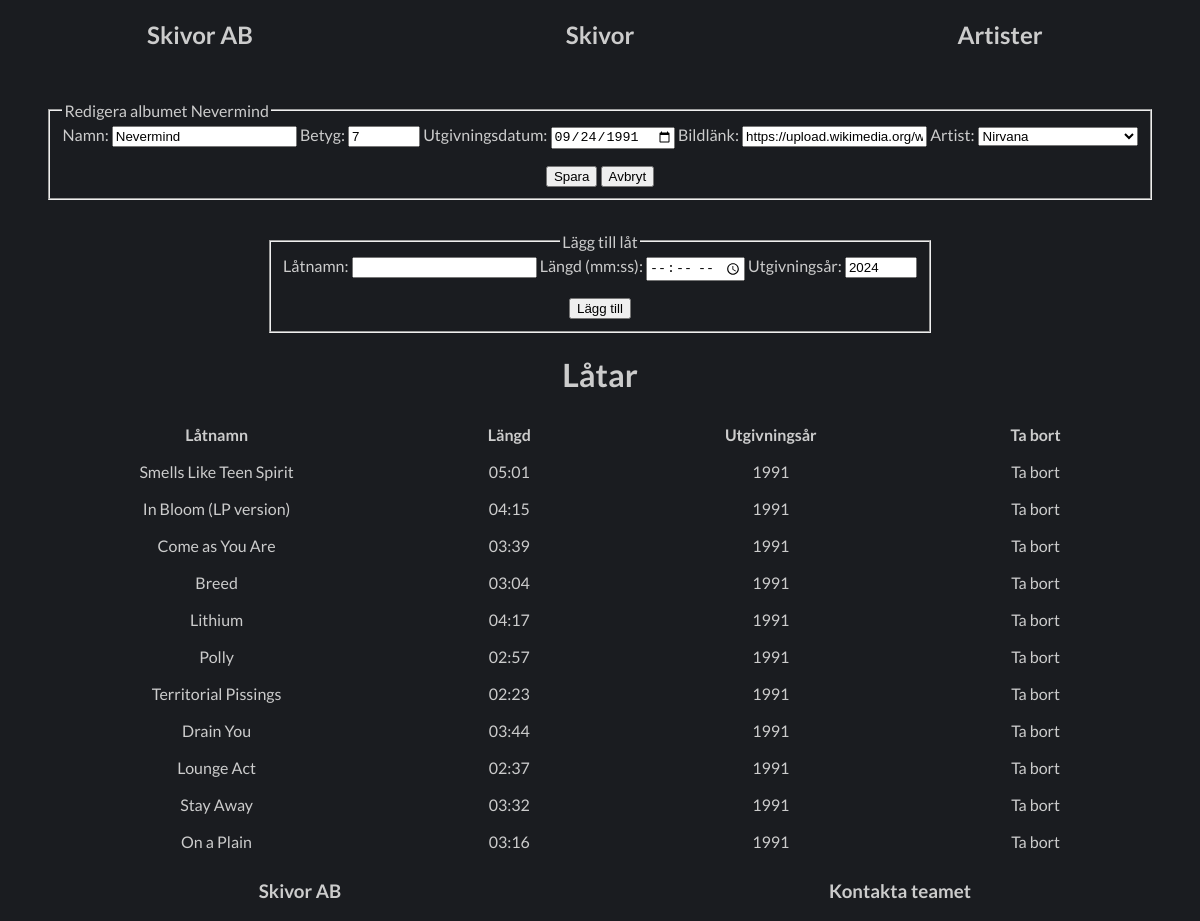
The page /change.php?action=modify&item=albums&id=2 on the database as committed earlier.
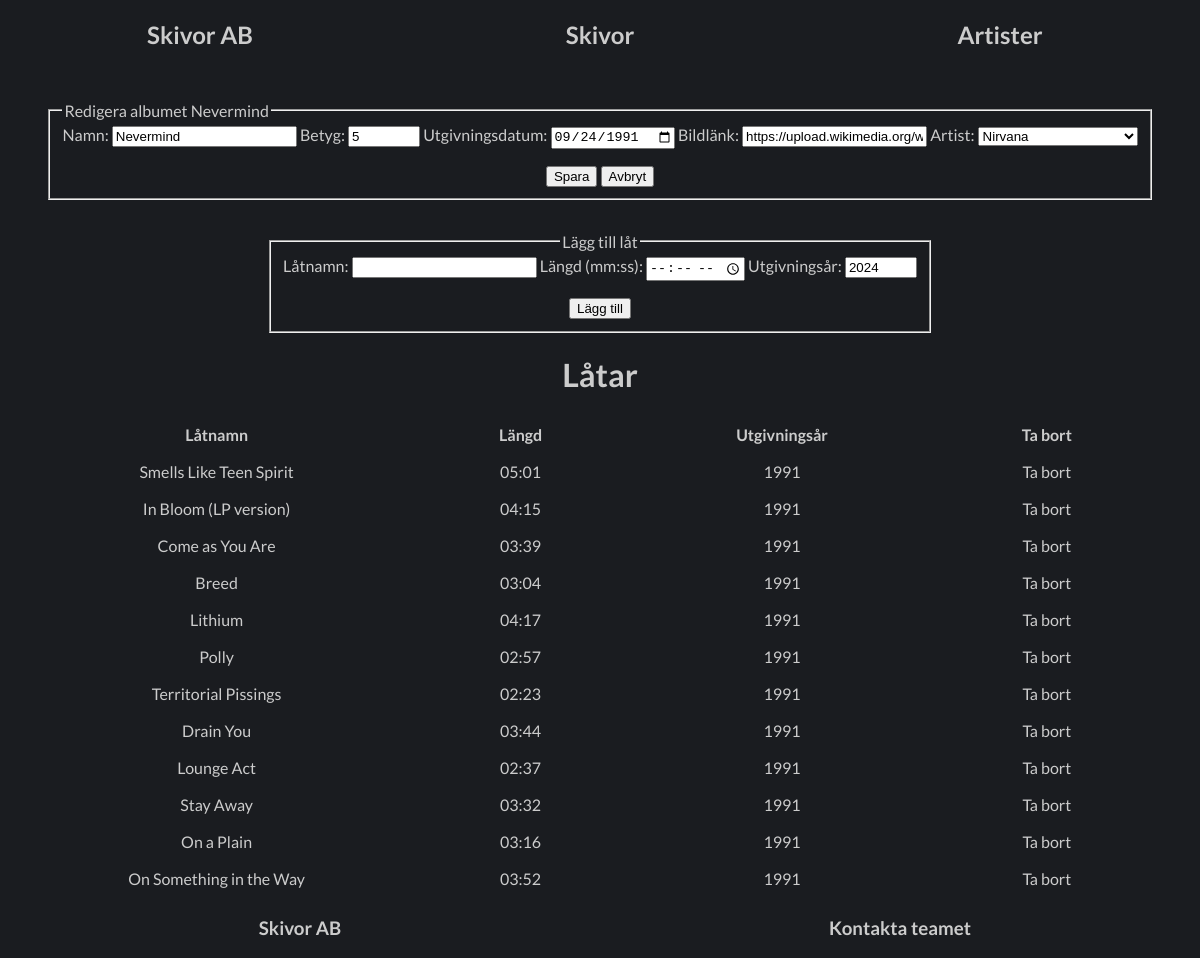
The same page on the database as committed later.
### tables this page shows
CREATE TABLE IF NOT EXISTS `albums` (
  `id` int(11) NOT NULL AUTO_INCREMENT,
  `artist_id` int(11) NOT NULL DEFAULT 0,
  `name` varchar(50) NOT NULL DEFAULT '0',
  `rating` tinyint(5) NOT NULL DEFAULT 0,
  `release_date` date NOT NULL,
  `img` varchar(100) DEFAULT NULL,
  `import_date` datetime NOT NULL DEFAULT current_timestamp(),
  PRIMARY KEY (`id`)
);

CREATE TABLE IF NOT EXISTS `songs` (
  `id` int(11) NOT NULL AUTO_INCREMENT,
  `album_id` int(11) NOT NULL DEFAULT 0,
  `artist_id` int(11) NOT NULL DEFAULT 0,
  `name` varchar(50) NOT NULL DEFAULT '0',
  `duration` time NOT NULL DEFAULT '00:00:00',
  `release_year` year(4) NOT NULL,
  PRIMARY KEY (`id`)
);

### change.php (called while the page is built)
<?php
include_once("modules/navbar.php");
require_once "functions/functions.php";
if ($_GET) {
  if ($_GET["action"] == "delete") {
    include_once("modules/delete.php");
  } elseif ($_GET["action"] == "modify") {
    include_once("modules/modify.php");
  } else {
    echo "Aja baja, ändra inte i länken tack!";
    sleep(5);
    header("location:index.php");
  }
}
include_once("modules/footer.php");
?>

### functions/functions.php (called while the page is built, shortened)
<?php
function sanitize(array $getOrPost): array
{
  return array_map('strip_tags', $getOrPost);
}
function getData(string $sql, array $args = NULL): array
{
  try {
    $pdo = connectToDb();
  } catch (PDOException $e) {
    die("Fel: " . $e->getMessage());
  }
  $stmt = $pdo->prepare($sql);
  $stmt->execute($args);
  $res = $stmt->fetchAll();
  return $res;
}
function getSongs(int $id, string $item = "albums"): array
{
  $foreignKey = rtrim($item, 's') . "_id";
  $sql = "SELECT id, name, duration, release_year FROM songs WHERE " . $foreignKey . " = :id";
  $args = ["id" => $id];
  return getData($sql, $args);
}

### modules/modifyAlbum.php (the view, shortened to what this page needs)
<div class="edit_album_content">
  <div class="form_wrapper">
    <form action="" method="post">
      <fieldset class="editing">
        <legend>
          Redigera albumet <?php echo $result["name"]; ?>
        </legend>
        <div class="values">
          <label for="name">Namn:</label>
          <input type="text" name="name" id="name" value="<?php echo $result["name"]; ?>" required>
          <label for="rating">Betyg:</label>
          <input type="number" name="rating" id="rating" max="10" min="1" step="0.1" value="<?php echo $result["rating"]; ?>" required>
          <label for="release_date">Utgivningsdatum:</label>
          <input type="date" name="release_date" id="release_date" value="<?php echo $result["release_date"]; ?>" required>
          <label for="img">Bildlänk:</label>
          <input type="url" name="img" id="img" value="<?php echo $result["img"]; ?>">
          <label for="artist_id">Artist:</label>
          <select name="artist_id" id="artist_id" required>
            <?php
            foreach ($artists as $artist) {
              if ($artist["id"] == $result["artist_id"]) {
                echo "<option selected value=" . $artist["id"] . ">" . $artist["name"] . "</option>";
              } else {
                echo "<option value=" . $artist["id"] . ">" . $artist["name"] . "</option>";
              }
            }
            ?>
          </select>
        </div>
        <div class="answers">
          <input type="submit" name="answer" value="Spara">
          <input type="submit" name="answer" value="Avbryt">
        </div>
      </fieldset>
    </form>
  </div>
  <div class="songs_wrapper info">
    <form action="" method="post">
      <fieldset class="editing">
        <legend>Lägg till låt</legend>
        <div class="values">
          <label for="name">Låtnamn:</label>
          <input type="text" name="name" id="name" required>
          <label for="duration">Längd (mm:ss):</label>
          <input type="time" name="duration" id="duration" min="00:01" required>
          <label for="release_year">Utgivningsår:</label>
          <input type="number" min="1901" max="<?php echo date("Y"); ?>" step="1" value="<?php echo date("Y"); ?>" maxlength="4" name="release_year" required>
        </div>
        <div class="answers">
          <button type="submit" name="answer" value="Lägg till">Lägg till</button>
        </div>
      </fieldset>
    </form>
    <h1>Låtar</h1>
    <table>
      <tr>
        <th>Låtnamn</th>
        <th>Längd</th>
        <th>Utgivningsår</th>
        <th>Ta bort</th>
      </tr>
      <?php
      $songs = getSongs($result["id"]);
      if (count($songs) > 0) {
        foreach ($songs as $song) {
          echo "<tr>";
          echo "<td>" . $song["name"] . "</td>";
          echo "<td>" . substr($song["duration"], 3) . "</td>";
          echo "<td>" . $song["release_year"] . "</td>";
          echo "<td><a href='change.php?action=delete&item=songs&id=" . $song["id"] . "&album=" . $result["id"] . "'>Ta bort</a></td>";
          echo "</tr>";
        }
      } else {
        echo "<tr>";
        for ($i = 0; $i < 4; $i++) {
          echo "<td>Albumet är tomt!!</td>";
        }
        echo "</tr>";
      }
      ?>
    </table>
  </div>
</div>

### modules/navbar.php (shortened to what this page needs)
<!DOCTYPE html>
<html lang="en">
<head>
  <link rel="stylesheet" href="style.css">
</head>
<body>
  <nav>
    <?php
    require_once __DIR__ . "/../functions/functions.php";
    $pages = array(
      "Skivor AB" => "index.php",
      "Skivor" => "albums.php",
      "Artister" => "artists.php"
    );
    $active = basename($_SERVER['PHP_SELF']);
    foreach ($pages as $titel => $url) {
      if ($active === $url) {
        echo "<a href=" . $url . " class='active_nav'><h1>" . $titel . "</h1></a>";
      } else {
        echo "<a href=" . $url . "><h1>" . $titel . "</h1></a>";
      }
    }
    ?>
  </nav>

### modules/modify.php (shortened to what this page needs)
<?php
if ($_GET) {
  try {
    $safeGet = sanitize($_GET);
    $sql = "SELECT * from " . $safeGet["item"] . " WHERE id = :id";
    $arg = ["id" => $safeGet["id"]];
    $result = getData($sql, $arg)[0];
    if ($safeGet["item"] == "albums") {
      $sql = "SELECT * FROM artist_names";
      $artists = getData($sql);
      include_once("modules/modifyAlbum.php");
    }
  } catch (\Throwable $th) {
    echo "<h1>Aja baja, ändra inte i länken tack!</h1>";
    $fail = True;
    sleep(5);
    header("location:index.php");
  }
}

### modules/footer.php
<footer>
  <h3>Skivor AB</h3>
  <a href="">
    <h3>Kontakta teamet</h3>
  </a>
</footer>
</body>
</html>

### style.css (style rules this page uses)
* { box-sizing: border-box; }
body { background-color: #1a1c20; color: #ccc; margin: 0; height: 100dvh; display: grid; grid-template-rows: auto 1fr auto; font-family: "Lato", sans-serif; }
a { text-decoration: none; text-align: center; color: #ccc; }
nav { display: grid; grid-template-columns: repeat(3, 1fr); }
footer { display: grid; grid-template-columns: repeat(2, 1fr); justify-items: center; align-items: center; }
.info { text-align: center; }
td, th { padding: 0.5rem; padding-right: 6rem; padding-left: 6rem; }
select { width: 10rem; }
.form_wrapper, .dropdown_wrapper { display: flex; align-items: center; justify-content: center; padding: 2rem; }
.editing { display: grid; grid-template-rows: repeat(2, 1fr); row-gap: 1rem; }
.answers { justify-self: center; }
.songs_wrapper { display: flex; flex-direction: column; align-items: center; }

Rows that differ between the two databases and show on the page:
changed albums "Nevermind": rating "7" → "5"
added songs: name "On Something in the Way", duration "03:52", release_year "1991"
